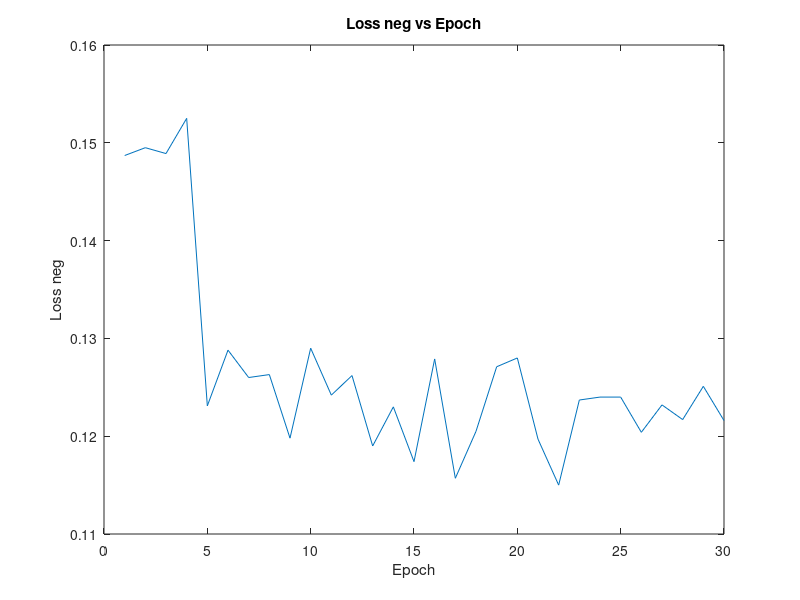

This figure's MATLAB source:
models = 13:1:30;
models = models.';
val_loss = [0.7391754142;
0.7139899809;
0.6948215016;
0.7107481179;
0.6971827715;
0.6889273841;
0.6495852373;
0.6463178459;
0.6239523504;
0.6233243462;
0.6385474755;
0.6397031607;
0.6235688401;
0.6350959975;
0.6445185506;
0.6343485647;
0.6391593389;
0.6442268498];
val_loss = flip(val_loss);
val_loss_md = [0.06808000038;
0.06766093873;
0.06678846268;
0.06658303529;
0.06572424804;
0.06469603864;
0.06339125938;
0.06170682547;
0.06134112489;
0.06157777959;
0.06184885884;
0.06207200664;
0.06228734949;
0.06239914713;
0.06260930407;
0.06294241591;
0.06334770626;
0.06370303137];
val_loss_md = flip(val_loss_md);
val_loss_dis = [0.205115458;
0.2036047824;
0.2017637662;
0.2013234493;
0.1985739849;
0.1955596909;
0.1912132899;
0.1848476589;
0.1839339289;
0.1841371238;
0.1845879767;
0.1856406967;
0.18616863;
0.1859426901;
0.1865231888;
0.1881117442;
0.1884624064;
0.1899377631];
val_loss_dis = flip(val_loss_dis);
val_loss_res = [0.1286772974;
0.1275204787;
0.1244508375;
0.1258931821;
0.1237603199;
0.1222363781;
0.1189797146;
0.117462007;
0.1149596255;
0.1157138895;
0.1156586207;
0.1166987331;
0.1170199851;
0.1176126761;
0.1171200058;
0.1175726864;
0.1179901863;
0.1186256506];
val_loss_res = flip(val_loss_res);

val_loss_jloc = [0.002661265466;
0.002656381991;
0.002641665529;
0.002619723266;
0.00258286658;
0.002556679656;
0.002517332054;
0.002520057287;
0.002495797585;
0.002504383659;
0.00252318151;
0.002526293771;
0.002522274177;
0.002540138022;
0.002535114502;
0.002532144349;
0.002556692096;
0.002545575279];
val_loss_jloc = flip(val_loss_jloc);

val_loss_joff = [0.2013372332;
0.1988342889;
0.1979740764;
0.198148784;
0.1949981772;
0.1940187475;
0.1911708709;
0.1873815066;
0.1865920243;
0.1870556321;
0.1873489858;
0.1889313052;
0.1884548867;
0.1901629369;
0.189367627;
0.1912213617;
0.1909254207;
0.1919843383];
val_loss_joff = flip(val_loss_joff);

val_loss_pos = [0.157270564;
0.1306929692;
0.1235018366;
0.1540751212;
0.1360592414;
0.1374306181;
0.1073022147;
0.1330556066;
0.1200771415;
0.1132960932;
0.1315222682;
0.1348191037;
0.1067448028;
0.1123636566;
0.1311747397;
0.1130422024;
0.1160504761;
0.1147917709];
val_loss_pos = flip(val_loss_pos);

val_loss_neg = [0.108407663;
0.113551184;
0.1076897567;
0.09237834915;
0.103652501;
0.1000465337;
0.1007673823;
0.08223991394;
0.07702614371;
0.08180048339;
0.0779070528;
0.07302944234;
0.08405616042;
0.088915992;
0.07946849018;
0.08461702106;
0.08512367217;
0.08880794705];
val_loss_neg = flip(val_loss_neg);

train_loss = [0.4565798114;
0.4693438474;
0.4667811857;
0.4770429074;
0.4855708411;
0.5014148552;
0.5166915691;
0.6303562577;
0.6141488252;
0.6254754778;
0.6376733191;
0.6333980068;
0.6215474202;
0.6255786425;
0.6248319944;
0.6247663056;
0.6343338099;
0.6438590681];
train_loss = flip(train_loss);
train_loss_md = [0.04980431364;
0.05037302011;
0.05076301592;
0.05144117986;
0.05228242372;
0.05342329799;
0.05490307492;
0.06047272237;
0.06045818028;
0.06057394089;
0.06049013614;
0.06065105604;
0.06092077933;
0.06094809048;
0.06102339289;
0.06177286516;
0.06191770563;
0.06267718558];
train_loss_md = flip(train_loss_md);
train_loss_dis = [0.152675261;
0.1535450135;
0.1561807854;
0.1572935963;
0.1593173159;
0.1621200241;
0.1661137967;
0.180675786;
0.1808050953;
0.1809157355;
0.1811117308;
0.1811816707;
0.1820250876;
0.1816194814;
0.1823685446;
0.183761005;
0.1839962706;
0.1861575788];
train_loss_dis = flip(train_loss_dis);
train_loss_res = [0.09275625872;
0.0937082689;
0.0949793196;
0.0962674987;
0.09706997121;
0.09917115739;
0.1016989666;
0.1144236624;
0.1126197312;
0.1137206813;
0.1130601839;
0.1135446072;
0.1138691287;
0.1148246978;
0.114325751;
0.1146468848;
0.115323415;
0.1162603781];
train_loss_res = flip(train_loss_res);

train_loss_jloc = [0.002053859866;
0.002081848127;
0.002079299261;
0.002096597985;
0.00212193525;
0.002161616649;
0.002207275391;
0.002462674612;
0.002445129983;
0.002446137403;
0.002455809778;
0.002470178922;
0.002458532262;
0.002468149894;
0.002476226725;
0.002478239335;
0.002483372539;
0.002515038869];
train_loss_jloc = flip(train_loss_jloc);

train_loss_joff = [0.1712215825;
0.1716348864;
0.171529523;
0.1743280112;
0.1739705511;
0.1752356784;
0.1769972033;
0.1856620892;
0.184944856;
0.1851723783;
0.1853664;
0.1849767118;
0.1860263877;
0.186748002;
0.1860412717;
0.187943349;
0.1884154718;
0.188414559];
train_loss_joff = flip(train_loss_joff);

train_loss_pos = [0.03467082576;
0.03684550667;
0.0344121537;
0.04949749986;
0.04223212488;
0.04955761999;
0.05045862513;
0.1298415988;
0.1198543882;
0.1254265477;
0.1418187331;
0.1403026354;
0.1160645456;
0.1164241054;
0.123611068;
0.1152664552;
0.1243949781;
0.1259687592];
train_loss_pos = flip(train_loss_pos);

train_loss_neg = [0.06743687866;
0.07092913273;
0.07092913273;
0.0621883459;
0.07420088688;
0.07604090531;
0.08160960176;
0.07882557062;
0.07461417505;
0.07897637788;
0.07520445506;
0.07171242752;
0.0824930238;
0.08533006654;
0.07718310821;
0.08250734429;
0.08173059219;
0.08557121764];
train_loss_neg = flip(train_loss_neg);

%% Losses
plot(models,val_loss,models,train_loss);
ylabel("Loss");
xlabel("Epoch");
title("Total Loss vs Epoch");
legend("Val", "Train");

%% Losses_md
plot(models,val_loss_md,models,train_loss_md);
ylabel("Loss md");
xlabel("Epoch");
title("Loss md vs Epoch");
legend("Val", "Train");

%% Losses_dis
plot(models,val_loss_dis,models,train_loss_dis);
ylabel("Loss dis");
xlabel("Epoch");
title("Loss dis vs Epoch");
legend("Val", "Train");
%% Losses_res
plot(models,val_loss_res,models,train_loss_res);
ylabel("Loss res");
xlabel("Epoch");
title("Loss res vs Epoch");
legend("Val", "Train");
%% Losses_jloc
plot(models,val_loss_jloc,models,train_loss_jloc);
ylabel("Loss jloc");
xlabel("Epoch");
title("Loss jloc vs Epoch");
legend("Val", "Train");
%% Losses_joff
plot(models,val_loss_joff,models,train_loss_joff);
ylabel("Loss joff");
xlabel("Epoch");
title("Loss joff vs Epoch");
legend("Val", "Train");
%% Losses_pos
plot(models,val_loss_pos,models,train_loss_pos);
ylabel("Loss pos");
xlabel("Epoch");
title("Loss pos vs Epoch");
legend("Val", "Train");
%% Losses_neg
plot(models,val_loss_neg,models,train_loss_neg);
ylabel("Loss neg");
xlabel("Epoch");
title("Loss neg vs Epoch");
legend("Val", "Train");

%% Llamas variables

models2 = flip(1:1:30);
llamas_loss = [0.6444
0.655
0.6444
0.6627
0.6708
0.6662
0.6831
0.6578
0.6529
0.6504
0.6911
0.6667
0.6701
0.6547
0.6854
0.6596
0.7226
0.7014
0.6813
0.694
0.7051
0.7001
0.7104
0.7269
0.7381
0.7613
0.814
0.8215
0.9188
0.9885];
llamas_loss_md = [0.1013
0.0964
0.1111
0.1049
0.1108
0.1036
0.1075
0.1076
0.1076
0.1145
0.1168
0.1086
0.103
0.1116
0.1108
0.1077
0.1223
0.1229
0.1166
0.116
0.1159
0.1137
0.1171
0.122
0.1339
0.1266
0.1266
0.1346
0.1569
0.1659];
llamas_loss_dis = [0.0757
0.0807
0.0761
0.0868
0.0868
0.0908
0.0819
0.0846
0.0942
0.0865
0.0952
0.086
0.0939
0.0944
0.0944
0.0875
0.0979
0.1024
0.0942
0.0948
0.0882
0.1018
0.0991
0.106
0.1166
0.1101
0.1217
0.1264
0.1569
0.1937];
llamas_loss_res = [0.0473
0.048
0.0494
0.0528
0.0537
0.0533
0.0489
0.0501
0.0556
0.0526
0.0584
0.0524
0.0566
0.0569
0.0547
0.0509
0.0577
0.0595
0.0564
0.0583
0.0579
0.0627
0.0588
0.0634
0.0683
0.0645
0.0734
0.0765
0.0946
0.1091];

llamas_loss_jloc = [0.0138
0.0128
0.0134
0.0139
0.0141
0.0139
0.0137
0.0144
0.0135
0.0138
0.0139
0.014
0.0133
0.0144
0.0136
0.0131
0.0149
0.0148
0.0138
0.015
0.0144
0.0146
0.0145
0.0152
0.0155
0.0151
0.0151
0.0149
0.0172
0.0181];
llamas_loss_joff = [0.3818
0.3771
0.3804
0.3834
0.3885
0.3744
0.3781
0.3839
0.375
0.386
0.3801
0.3825
0.3812
0.3862
0.3839
0.3842
0.3999
0.3954
0.3917
0.402
0.3804
0.3993
0.4016
0.3997
0.4093
0.4214
0.4221
0.421
0.4434
0.4533];
llamas_loss_pos = [0.0668
0.0899
0.0765
0.0731
0.0722
0.0772
0.084
0.0689
0.0695
0.062
0.0778
0.068
0.0748
0.0688
0.0743
0.0678
0.0714
0.0707
0.0851
0.0788
0.0923
0.0836
0.0889
0.078
0.0856
0.0861
0.094
0.1119
0.1114
0.0909];
llamas_loss_neg =[0.1216
0.1251
0.1217
0.1232
0.1204
0.124
0.124
0.1237
0.115
0.1197
0.128
0.1271
0.1205
0.1157
0.1279
0.1174
0.123
0.119
0.1262
0.1242
0.129
0.1198
0.1263
0.126
0.1288
0.1231
0.1525
0.1489
0.1495
0.1487];

%% Losses
plot(models2,llamas_loss);
ylabel("Loss");
xlabel("Epoch");
title("Total Loss vs Epoch");

%% Losses_md
plot(models2,llamas_loss_md);
ylabel("Loss md");
xlabel("Epoch");
title("Loss md vs Epoch");

%% Losses_dis
plot(models2,llamas_loss_dis);
ylabel("Loss dis");
xlabel("Epoch");
title("Loss dis vs Epoch");

%% Losses_res
plot(models2,llamas_loss_dis);
ylabel("Loss res");
xlabel("Epoch");
title("Loss res vs Epoch");
%% Losses_jloc
plot(models2,llamas_loss_jloc);
ylabel("Loss jloc");
xlabel("Epoch");
title("Loss jloc vs Epoch");
%% Losses_joff
plot(models2,llamas_loss_joff);
ylabel("Loss joff");
xlabel("Epoch");
title("Loss joff vs Epoch");
%% Losses_pos
plot(models2,llamas_loss_pos);
ylabel("Loss pos");
xlabel("Epoch");
title("Loss pos vs Epoch");
%% Losses_neg
plot(models2,llamas_loss_neg);
ylabel("Loss neg");
xlabel("Epoch");
title("Loss neg vs Epoch");


